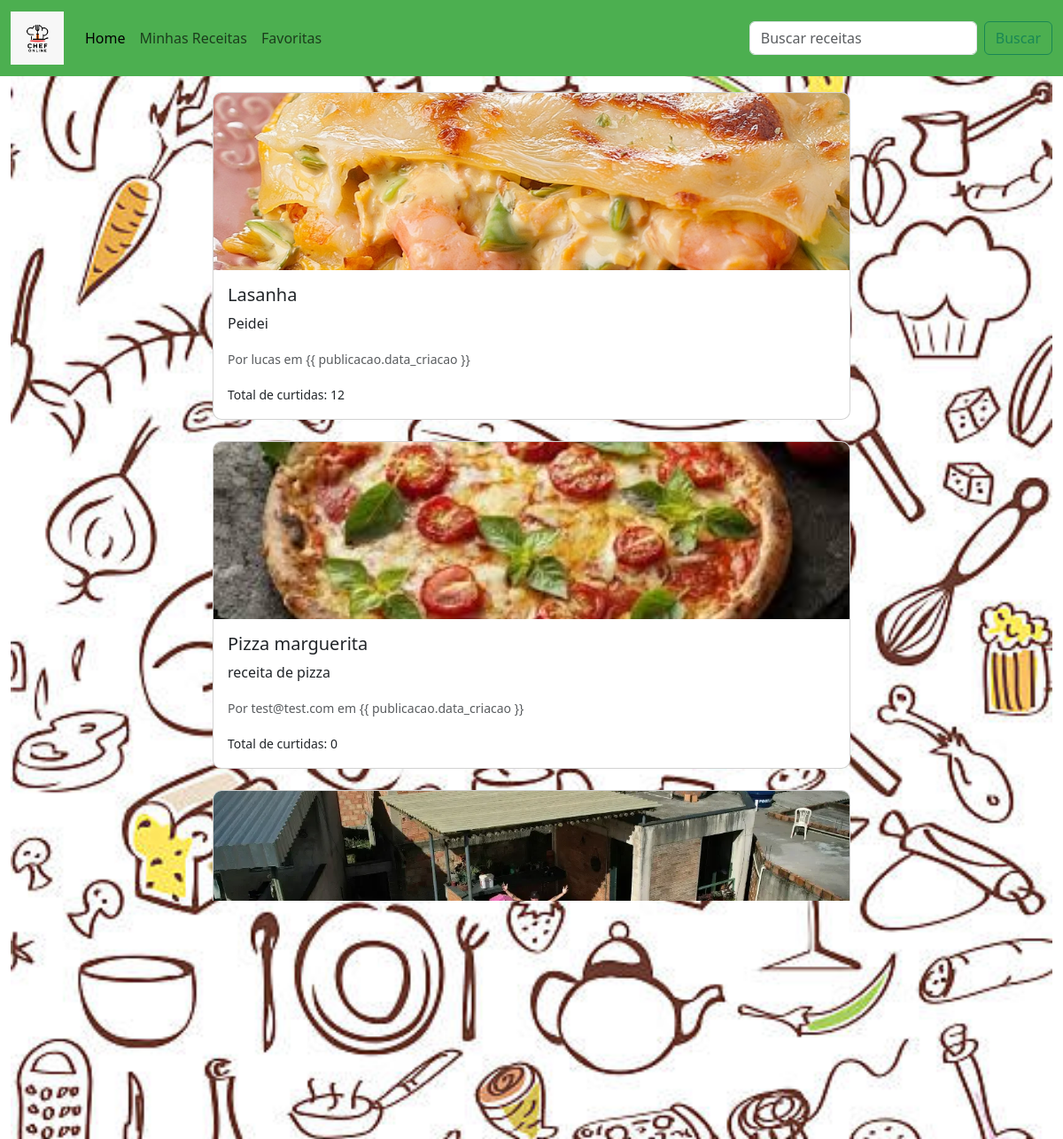
The page / on the database its author committed.
### publicacoes/models.py (models this page shows, shortened)
class Publicacao(models.Model):
    titulo = models.CharField(max_length=255)
    descricao = models.TextField()
    foto = models.ImageField(upload_to='fotos_receitas/')
    autor = models.ForeignKey(User, on_delete=models.CASCADE)
    likes = models.PositiveIntegerField(default=0)  # Atributo curtidas
    data_criacao = models.DateTimeField(auto_now_add=True)

### publicacoes/views.py (the view)
# urls.py: path('', views.lista_publicacoes, name='lista_publicacoes'),
def lista_publicacoes(request):
    publicacoes = Publicacao.objects.all()
    return render(request, 'publicacoes/lista_publicacoes.html', {'publicacoes': publicacoes})

### publicacoes/templates/publicacoes/lista_publicacoes.html (shortened to what this page needs)
{% extends 'base.html' %}
{% load static %}
{% block content %}
<div class="container mt-4">
    <div class="row justify-content-center">
        {% for publicacao in publicacoes %}
        <div class="col-md-8 mb-4">
            <div class="card mx-auto" style="border-radius: 10px; overflow: hidden;">
                <a href="{% url 'detalhes_publicacao' publicacao.pk %}">
                    <img src="{{ publicacao.foto.url }}" alt="Imagem da publicação"
                        style="width: 100%; height: auto; max-height: 200px; object-fit: cover;">
                </a>
                <div class="card-body">
                    <h5 class="card-title">{{ publicacao.titulo }}</h5>
                    <p class="card-text">{{ publicacao.descricao }}</p>
                    <p class="card-text"><small class="text-muted">Por {{ publicacao.autor.username }} em {{
                            publicacao.data_criacao }}</small></p>
                    <p class="card-text"><small>Total de curtidas: {{ publicacao.likes }}</small></p>
                </div>
            </div>
        </div>
        {% empty %}
        <p class="text-center">Nenhuma publicação encontrada.</p>
        {% endfor %}
    </div>
</div>
{% endblock %}

### templates/base.html (shortened to what this page needs)
<!DOCTYPE html>
{% load static %}
<html lang="pt-BR">
<head>
    <link href="https://cdn.jsdelivr.net/npm/bootstrap@5.3.3/dist/css/bootstrap.min.css" rel="stylesheet"
>
</head>
<body>
    <nav class="navbar navbar-expand-lg fixed-top" style="background-color: #4CAF50;">
        <div class="container-fluid">
            <a class="navbar-brand" href="#">
                <img src="{% static 'images/logo.jpeg' %}" alt="Gibson ama jesus" style="height: 60px;">
            </a>
            <div class="collapse navbar-collapse" id="navbarNav">
                <ul class="navbar-nav me-auto">
                    <li class="nav-item">
                        <a class="nav-link active" aria-current="page" href="#">Home</a>
                    </li>
                    <li class="nav-item">
                        <a class="nav-link" href="#">Minhas Receitas</a>
                    </li>
                    <li class="nav-item">
                        <a class="nav-link" href="#">Favoritas</a>
                    </li>
                </ul>
                <form class="d-flex">
                    <input class="form-control me-2" type="search" placeholder="Buscar receitas" aria-label="Search">
                    <button class="btn btn-outline-success" type="submit">Buscar</button>
                </form>
            </div>
        </div>
    </nav>
    <div class="container mt-4">
        {% block content %}{% endblock %}
    </div>
</body>
</html>

### rows shown on the page
Publicacao: foto (picture), titulo "Lasanha", descricao "Peidei", autor.username "lucas", likes "12"
Publicacao: foto (picture), titulo "Pizza marguerita", descricao "receita de pizza", autor.username "test@test.com", likes "0"
Publicacao: foto (picture), titulo "Guloseimas de Gibson", descricao "Gulloseimas de GGibson", autor.username "lucas", likes "0"
